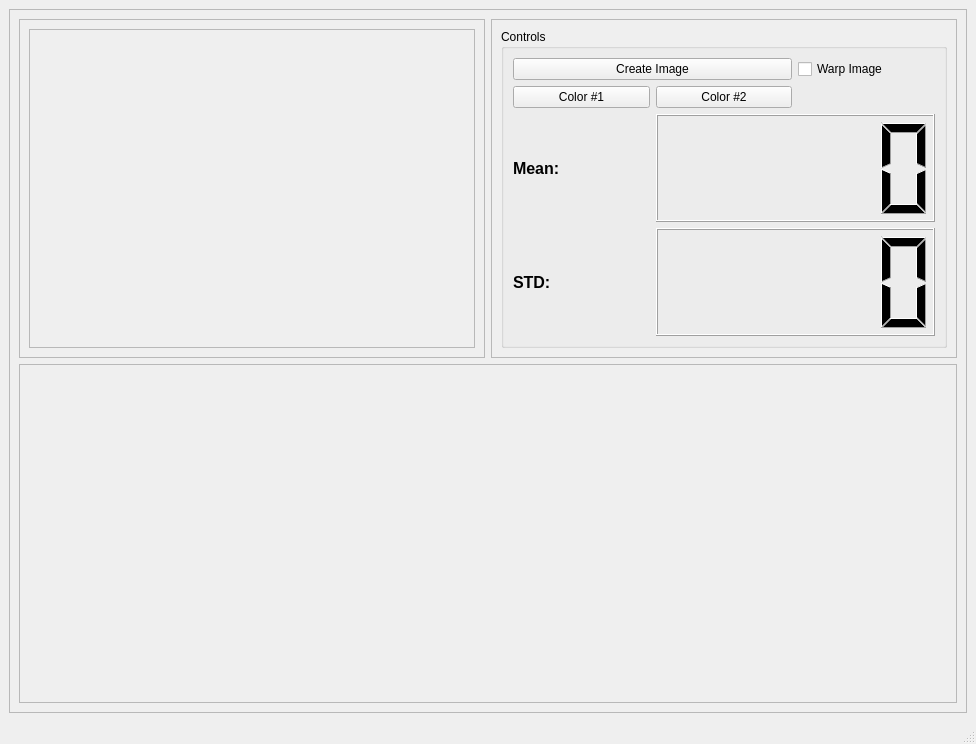
<?xml version="1.0" encoding="UTF-8"?>
<ui version="4.0">
 <class>MainWindow</class>
 <widget class="QMainWindow" name="MainWindow">
  <property name="geometry">
   <rect>
    <x>0</x>
    <y>0</y>
    <width>976</width>
    <height>744</height>
   </rect>
  </property>
  <property name="windowTitle">
   <string>MainWindow</string>
  </property>
  <widget class="QWidget" name="centralwidget">
   <layout class="QGridLayout" name="gridLayout_2">
    <item row="0" column="0">
     <widget class="QFrame" name="frame">
      <property name="frameShape">
       <enum>QFrame::StyledPanel</enum>
      </property>
      <property name="frameShadow">
       <enum>QFrame::Raised</enum>
      </property>
      <layout class="QGridLayout" name="gridLayout_3">
       <item row="0" column="0">
        <widget class="QFrame" name="frame_2">
         <property name="frameShape">
          <enum>QFrame::StyledPanel</enum>
         </property>
         <property name="frameShadow">
          <enum>QFrame::Raised</enum>
         </property>
         <layout class="QGridLayout" name="gridLayout_4">
          <item row="0" column="0">
           <widget class="QFrame" name="imgFrame">
            <property name="minimumSize">
             <size>
              <width>400</width>
              <height>300</height>
             </size>
            </property>
            <property name="frameShape">
             <enum>QFrame::StyledPanel</enum>
            </property>
            <property name="frameShadow">
             <enum>QFrame::Raised</enum>
            </property>
           </widget>
          </item>
         </layout>
        </widget>
       </item>
       <item row="0" column="1">
        <widget class="QFrame" name="frame_3">
         <property name="frameShape">
          <enum>QFrame::StyledPanel</enum>
         </property>
         <property name="frameShadow">
          <enum>QFrame::Raised</enum>
         </property>
         <layout class="QGridLayout" name="gridLayout_5">
          <item row="0" column="0">
           <widget class="QGroupBox" name="controlBox">
            <property name="title">
             <string>Controls</string>
            </property>
            <layout class="QGridLayout" name="gridLayout">
             <item row="0" column="0" colspan="2">
              <widget class="QPushButton" name="createImgButton">
               <property name="text">
                <string>Create Image</string>
               </property>
              </widget>
             </item>
             <item row="0" column="2">
              <widget class="QCheckBox" name="warpCheckBox">
               <property name="text">
                <string>Warp Image</string>
               </property>
              </widget>
             </item>
             <item row="1" column="0">
              <widget class="QPushButton" name="color1Button">
               <property name="text">
                <string>Color #1</string>
               </property>
              </widget>
             </item>
             <item row="1" column="1">
              <widget class="QPushButton" name="color2Button">
               <property name="text">
                <string>Color #2</string>
               </property>
              </widget>
             </item>
             <item row="2" column="0">
              <widget class="QLabel" name="label">
               <property name="font">
                <font>
                 <pointsize>12</pointsize>
                 <weight>75</weight>
                 <bold>true</bold>
                </font>
               </property>
               <property name="text">
                <string>Mean:</string>
               </property>
              </widget>
             </item>
             <item row="2" column="1" colspan="2">
              <widget class="QLCDNumber" name="lcdNumber"/>
             </item>
             <item row="3" column="0">
              <widget class="QLabel" name="label_2">
               <property name="font">
                <font>
                 <pointsize>12</pointsize>
                 <weight>75</weight>
                 <bold>true</bold>
                </font>
               </property>
               <property name="text">
                <string>STD:</string>
               </property>
              </widget>
             </item>
             <item row="3" column="1" colspan="2">
              <widget class="QLCDNumber" name="lcdNumber_2"/>
             </item>
            </layout>
           </widget>
          </item>
         </layout>
        </widget>
       </item>
       <item row="1" column="0" colspan="2">
        <widget class="QFrame" name="frame_4">
         <property name="frameShape">
          <enum>QFrame::StyledPanel</enum>
         </property>
         <property name="frameShadow">
          <enum>QFrame::Raised</enum>
         </property>
         <layout class="QGridLayout" name="gridLayout_6">
          <item row="0" column="0">
           <layout class="QVBoxLayout" name="histogramLayout"/>
          </item>
         </layout>
        </widget>
       </item>
      </layout>
     </widget>
    </item>
   </layout>
  </widget>
  <widget class="QMenuBar" name="menubar">
   <property name="geometry">
    <rect>
     <x>0</x>
     <y>0</y>
     <width>976</width>
     <height>26</height>
    </rect>
   </property>
  </widget>
  <widget class="QStatusBar" name="statusbar"/>
 </widget>
 <resources/>
 <connections/>
</ui>
